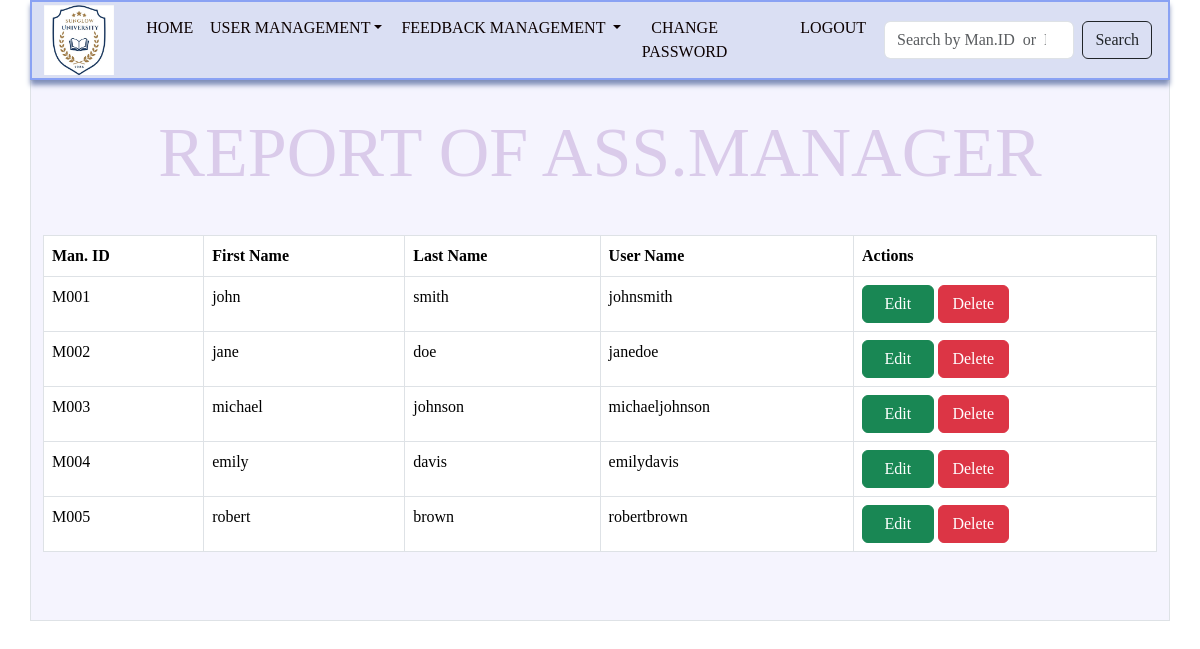
Screenshot of /feedback_management/mreport.php with the database file from the repository.
### tables this page shows
CREATE TABLE `management_assistant` (
  `Id` varchar(50) NOT NULL,
  `User_Name` varchar(100) NOT NULL,
  `Password` varchar(15) NOT NULL,
  `First_Name` varchar(100) NOT NULL,
  `Last_Name` varchar(100) NOT NULL
);

### feedback_management/mreport.php (the view, shortened to what this page needs)
<!DOCTYPE html>
<html >
    <head>
    <link href="https://cdn.jsdelivr.net/npm/bootstrap@5.3.2/dist/css/bootstrap.min.css" rel="stylesheet">
    <link href="https://cdn.jsdelivr.net/npm/bootstrap@5.3.3/dist/css/bootstrap.min.css" rel="stylesheet">
    <link rel="stylesheet" type="text/css" href="css/mreport.css">
</head>
   <body class="body">
            <nav class="navbar navbar-expand-sm  navbar-dark container nav" style="background-color:#07075ca7;height: 80px;">
                    <div class="container-fluid">
                        <a href="#" class="navbar-brand ">
                            <img src="icon/logo.jpg" height="70" alt="CoolBrand">
                        </a>
                    <div class="collapse navbar-collapse" id="collapsibleNavbar">
                        <ul class="navbar-nav row ">
                        <li class="nav-item col-1 ms-2 ">
                            <a class="nav-link font" href="index.php">HOME</a>
                        <li class="nav-item dropdown col-3  ">
                            <a class="nav-link dropdown-toggle font" href="#" role="button" data-bs-toggle="dropdown"  style="text-align: center;">USER MANAGEMENT</a>
                        </li>
                        <li class="nav-item dropdown col-3  ">
                            <a class="nav-link dropdown-toggle font" href="#" role="button" data-bs-toggle="dropdown">FEEDBACK MANAGEMENT </a>
                        </li>
                        <li class="nav-item col-3 ms-3 " >
                          <a class="nav-link font" href="changepsw.php" style="text-align: center;">CHANGE PASSWORD</a>
                        </li>
                        </li>
                        <li class="nav-item col-1 ">
                            <a class="nav-link font" href="home.php">LOGOUT</a>
                        </li>
                        </ul>
                    </div>
                    </div>
                    <form class="d-flex col-3" method="post" action="">
                      <input class="form-control me-2" type="search" placeholder="Search by Man.ID  or  Name" name="search" aria-label="Search">
                      <button type="submit" class="btn btn-outline-dark me-3" name="submit">Search</button>
                  </form>
            </nav>
  <div class="container border" style="background-color: rgba(123, 115, 231, 0.075);padding-bottom: 20px;">
        <div >
            <h1 class="cont-title container ">REPORT OF ASS.MANAGER</h1>
        </div>
            <div class="container con">
                <div class="row" >
                  <div class="col-12">
                    <table class="table table-bordered">
                      <thead >
                        <tr>
                          <th scope="col">Man. ID</th>
                          <th scope="col">First Name</th>
                          <th scope="col">Last Name</th>
                          <th scope="col">User Name</th>
                          <th scope="col">Actions</th>
                        </tr>
                      </thead>
                      <tbody>
                      <?php
                          $servername = "localhost";
                          $username = "root";
                          $password = "";
                          $database = "student_feedback_management_system";
                          $connection = new mysqli($servername, $username, $password, $database);
                          if (isset($_POST['submit']) && !empty($_POST['search'])) {
                              $search = $_POST['search'];
                              $search = $connection->real_escape_string($search);
                              $sql = "SELECT id, First_Name, Last_Name, User_Name FROM management_assistant WHERE First_Name LIKE '%$search%' OR Last_Name LIKE '%$search%' OR id LIKE '%$search%'";
                          } else {
                              $sql = "SELECT id, First_Name, Last_Name, User_Name FROM management_assistant";
                          }
                          $result = $connection->query($sql);
                          if ($result->num_rows > 0) {
                              while ($row = $result->fetch_assoc()) {
                                  echo "
                                  <tr>
                                      <td>$row[id]</td>
                                      <td>$row[First_Name]</td>
                                      <td>$row[Last_Name]</td>
                                      <td>$row[User_Name]</td>
                                      <td>
                                          <a class='btn btn-success col-3' href='editmanager.php?id=$row[id]'>Edit</a>
                                          <a class='btn btn-danger col-3' href='deletemanager.php?id=$row[id]' onclick='return confirmDelete();'>Delete</a>
                                      </td>
                                  </tr>
                                  ";
                              }
                          } else {
                              echo "<tr><td colspan='5' class='text-danger text-center'>No results found.</td></tr>";
                          }
                       ?>
                      </tbody>
                    </table>
                  </div>
                </div>
              </div>
   </div>
   </body>
</html>

### feedback_management/css/mreport.css (style rules this page uses)
:root { --font-base1 :"IcoFont"; --font-base2 :"FontAwesome"; --c-primary :#975af9; --c-secondry :#46a7f8; --c-background:#e6e6e6; --c-dark :#2d2d2d; --c-black :#0000; }
.body { font-family: var(--font-base1); color: var(--c-primary); }
.nav { border: solid 2px #063df260; width: 1500px !important; background-color: #dadff3fc !important; box-shadow: 0.1px 5px 5px #7f8eb8; }
.cont-title { text-align: center; font-size: 70px; color: #dacbea; padding-top: 30px; }
.con { padding: 2rem 0rem; }
.font { color:#0c0101 !important; }
a { font-family: var(--font-base1); cursor: auto; }

### rows the page displays
management_assistant: Id "M001", First_Name "john", Last_Name "smith", User_Name "johnsmith"
management_assistant: Id "M002", First_Name "jane", Last_Name "doe", User_Name "janedoe"
management_assistant: Id "M003", First_Name "michael", Last_Name "johnson", User_Name "michaeljohnson"
management_assistant: Id "M004", First_Name "emily", Last_Name "davis", User_Name "emilydavis"
management_assistant: Id "M005", First_Name "robert", Last_Name "brown", User_Name "robertbrown"
